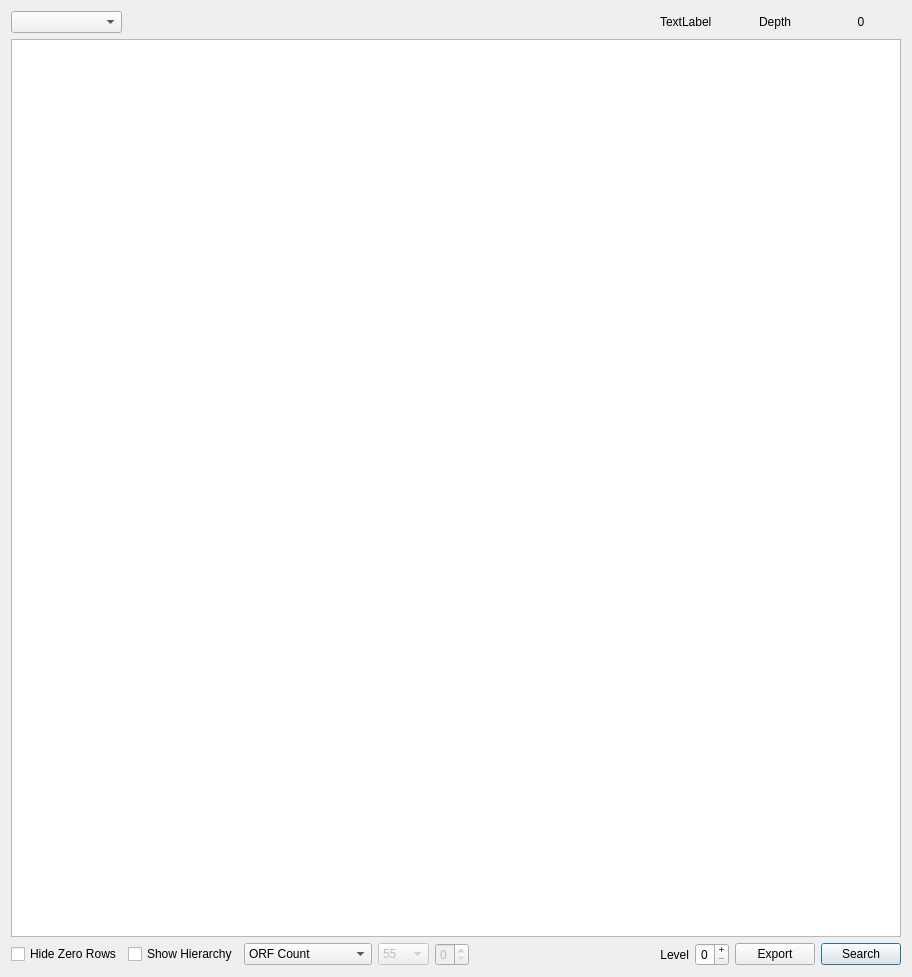
<?xml version="1.0" encoding="UTF-8"?>
<ui version="4.0">
 <class>HTableData</class>
 <widget class="QDialog" name="HTableData">
  <property name="geometry">
   <rect>
    <x>0</x>
    <y>0</y>
    <width>912</width>
    <height>977</height>
   </rect>
  </property>
  <property name="sizePolicy">
   <sizepolicy hsizetype="Expanding" vsizetype="Expanding">
    <horstretch>0</horstretch>
    <verstretch>0</verstretch>
   </sizepolicy>
  </property>
  <property name="windowTitle">
   <string>Hierarchical Table</string>
  </property>
  <layout class="QGridLayout" name="gridLayout">
   <item row="0" column="1">
    <widget class="QLabel" name="numOrfsLabel">
     <property name="text">
      <string/>
     </property>
    </widget>
   </item>
   <item row="0" column="0">
    <widget class="QComboBox" name="categorySelector"/>
   </item>
   <item row="2" column="9">
    <widget class="QPushButton" name="searchButton">
     <property name="text">
      <string>Search</string>
     </property>
    </widget>
   </item>
   <item row="2" column="7">
    <widget class="QSpinBox" name="showDepth">
     <property name="focusPolicy">
      <enum>Qt::NoFocus</enum>
     </property>
     <property name="alignment">
      <set>Qt::AlignCenter</set>
     </property>
     <property name="buttonSymbols">
      <enum>QAbstractSpinBox::PlusMinus</enum>
     </property>
     <property name="maximum">
      <number>9</number>
     </property>
    </widget>
   </item>
   <item row="2" column="8">
    <widget class="QPushButton" name="exportButton">
     <property name="text">
      <string>Export</string>
     </property>
    </widget>
   </item>
   <item row="0" column="6" colspan="2">
    <widget class="QLabel" name="subCategoryName">
     <property name="text">
      <string>TextLabel</string>
     </property>
    </widget>
   </item>
   <item row="0" column="9">
    <widget class="QLabel" name="depthLabelValue">
     <property name="text">
      <string>0</string>
     </property>
     <property name="alignment">
      <set>Qt::AlignCenter</set>
     </property>
    </widget>
   </item>
   <item row="2" column="2">
    <widget class="QComboBox" name="valueType">
     <property name="currentIndex">
      <number>0</number>
     </property>
     <item>
      <property name="text">
       <string>ORF Count</string>
      </property>
     </item>
     <item>
      <property name="text">
       <string>RPKM</string>
      </property>
     </item>
     <item>
      <property name="text">
       <string>BasePwy ORF</string>
      </property>
     </item>
     <item>
      <property name="text">
       <string>BasePwy RxnTot</string>
      </property>
     </item>
     <item>
      <property name="text">
       <string>BasePwy RxnCov</string>
      </property>
     </item>
    </widget>
   </item>
   <item row="1" column="0" colspan="10">
    <widget class="QTableWidget" name="tableWidget">
     <property name="sizePolicy">
      <sizepolicy hsizetype="Preferred" vsizetype="Preferred">
       <horstretch>0</horstretch>
       <verstretch>0</verstretch>
      </sizepolicy>
     </property>
     <property name="minimumSize">
      <size>
       <width>0</width>
       <height>0</height>
      </size>
     </property>
     <property name="focusPolicy">
      <enum>Qt::NoFocus</enum>
     </property>
     <property name="midLineWidth">
      <number>1</number>
     </property>
     <property name="editTriggers">
      <set>QAbstractItemView::DoubleClicked</set>
     </property>
     <property name="alternatingRowColors">
      <bool>true</bool>
     </property>
     <property name="horizontalScrollMode">
      <enum>QAbstractItemView::ScrollPerPixel</enum>
     </property>
     <attribute name="horizontalHeaderStretchLastSection">
      <bool>true</bool>
     </attribute>
    </widget>
   </item>
   <item row="2" column="0">
    <widget class="QCheckBox" name="hideZeroRows">
     <property name="text">
      <string>Hide Zero Rows</string>
     </property>
    </widget>
   </item>
   <item row="0" column="8">
    <widget class="QLabel" name="depthLabel">
     <property name="text">
      <string>Depth</string>
     </property>
     <property name="alignment">
      <set>Qt::AlignCenter</set>
     </property>
    </widget>
   </item>
   <item row="2" column="6">
    <widget class="QLabel" name="label">
     <property name="text">
      <string>Level</string>
     </property>
     <property name="alignment">
      <set>Qt::AlignRight|Qt::AlignTrailing|Qt::AlignVCenter</set>
     </property>
    </widget>
   </item>
   <item row="2" column="3">
    <widget class="QComboBox" name="alphaValue">
     <property name="enabled">
      <bool>false</bool>
     </property>
     <property name="toolTip">
      <string>&lt;html&gt;&lt;head/&gt;&lt;body&gt;&lt;p&gt;This is the majority threshold required for a taxon to be decided as the LCA* taxonomy&lt;/p&gt;&lt;/body&gt;&lt;/html&gt;</string>
     </property>
     <property name="currentIndex">
      <number>9</number>
     </property>
     <item>
      <property name="text">
       <string>10</string>
      </property>
     </item>
     <item>
      <property name="text">
       <string>15</string>
      </property>
     </item>
     <item>
      <property name="text">
       <string>20</string>
      </property>
     </item>
     <item>
      <property name="text">
       <string>25</string>
      </property>
     </item>
     <item>
      <property name="text">
       <string>30</string>
      </property>
     </item>
     <item>
      <property name="text">
       <string>35</string>
      </property>
     </item>
     <item>
      <property name="text">
       <string>40</string>
      </property>
     </item>
     <item>
      <property name="text">
       <string>45</string>
      </property>
     </item>
     <item>
      <property name="text">
       <string>50</string>
      </property>
     </item>
     <item>
      <property name="text">
       <string>55</string>
      </property>
     </item>
     <item>
      <property name="text">
       <string>60</string>
      </property>
     </item>
     <item>
      <property name="text">
       <string>65</string>
      </property>
     </item>
     <item>
      <property name="text">
       <string>70</string>
      </property>
     </item>
     <item>
      <property name="text">
       <string>75</string>
      </property>
     </item>
     <item>
      <property name="text">
       <string>80</string>
      </property>
     </item>
     <item>
      <property name="text">
       <string>85</string>
      </property>
     </item>
     <item>
      <property name="text">
       <string>90</string>
      </property>
     </item>
     <item>
      <property name="text">
       <string>95</string>
      </property>
     </item>
     <item>
      <property name="text">
       <string>100</string>
      </property>
     </item>
    </widget>
   </item>
   <item row="2" column="1">
    <widget class="QCheckBox" name="showHierarchy">
     <property name="text">
      <string>Show Hierarchy</string>
     </property>
    </widget>
   </item>
   <item row="2" column="5">
    <spacer name="horizontalSpacer">
     <property name="orientation">
      <enum>Qt::Horizontal</enum>
     </property>
     <property name="sizeHint" stdset="0">
      <size>
       <width>40</width>
       <height>20</height>
      </size>
     </property>
    </spacer>
   </item>
   <item row="2" column="4">
    <widget class="QSpinBox" name="lcaDepth">
     <property name="enabled">
      <bool>false</bool>
     </property>
     <property name="toolTip">
      <string>&lt;html&gt;&lt;head/&gt;&lt;body&gt;&lt;p&gt;Filter ORFs with taxa with depth lower than this for purpose of LCA* calculation. The taxa with lower depth does not have enough specific information about a taxa. The  root is considered to be at depth 0. &lt;/p&gt;&lt;/body&gt;&lt;/html&gt;</string>
     </property>
     <property name="maximum">
      <number>5</number>
     </property>
    </widget>
   </item>
  </layout>
 </widget>
 <resources/>
 <connections/>
</ui>
